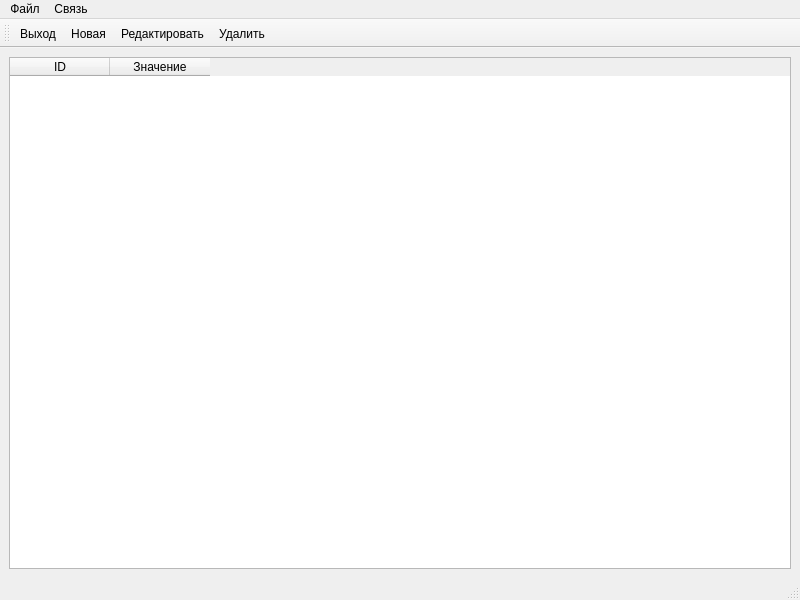
<?xml version="1.0" encoding="UTF-8"?>
<ui version="4.0">
 <class>Multilinks</class>
 <widget class="QMainWindow" name="Multilinks">
  <property name="geometry">
   <rect>
    <x>0</x>
    <y>0</y>
    <width>800</width>
    <height>600</height>
   </rect>
  </property>
  <property name="windowTitle">
   <string>MainWindow</string>
  </property>
  <widget class="QWidget" name="centralwidget">
   <layout class="QVBoxLayout" name="verticalLayout">
    <item>
     <widget class="QTableWidget" name="tableWidget">
      <column>
       <property name="text">
        <string>ID</string>
       </property>
      </column>
      <column>
       <property name="text">
        <string>Значение</string>
       </property>
      </column>
     </widget>
    </item>
   </layout>
  </widget>
  <widget class="QMenuBar" name="menubar">
   <property name="geometry">
    <rect>
     <x>0</x>
     <y>0</y>
     <width>800</width>
     <height>23</height>
    </rect>
   </property>
   <widget class="QMenu" name="menu">
    <property name="title">
     <string>Файл</string>
    </property>
    <addaction name="action_Exit"/>
   </widget>
   <widget class="QMenu" name="menu_2">
    <property name="title">
     <string>Связь</string>
    </property>
    <addaction name="action_AddLink"/>
    <addaction name="action_EditLink"/>
    <addaction name="action_DeleteLink"/>
   </widget>
   <addaction name="menu"/>
   <addaction name="menu_2"/>
  </widget>
  <widget class="QStatusBar" name="statusbar"/>
  <widget class="QToolBar" name="toolBar">
   <property name="windowTitle">
    <string>toolBar</string>
   </property>
   <attribute name="toolBarArea">
    <enum>TopToolBarArea</enum>
   </attribute>
   <attribute name="toolBarBreak">
    <bool>false</bool>
   </attribute>
   <addaction name="action_Exit"/>
   <addaction name="action_AddLink"/>
   <addaction name="action_EditLink"/>
   <addaction name="action_DeleteLink"/>
  </widget>
  <action name="action_Exit">
   <property name="icon">
    <iconset resource="../images/resources.qrc">
     <normaloff>:/PICS/exit.png</normaloff>:/PICS/exit.png</iconset>
   </property>
   <property name="text">
    <string>Выход</string>
   </property>
  </action>
  <action name="action_AddLink">
   <property name="icon">
    <iconset resource="../images/resources.qrc">
     <normaloff>:/PICS/edit_add.png</normaloff>:/PICS/edit_add.png</iconset>
   </property>
   <property name="text">
    <string>Новая</string>
   </property>
  </action>
  <action name="action_EditLink">
   <property name="icon">
    <iconset resource="../images/resources.qrc">
     <normaloff>:/PICS/edit.png</normaloff>:/PICS/edit.png</iconset>
   </property>
   <property name="text">
    <string>Редактировать</string>
   </property>
  </action>
  <action name="action_DeleteLink">
   <property name="icon">
    <iconset resource="../images/resources.qrc">
     <normaloff>:/PICS/trashcan_full.png</normaloff>:/PICS/trashcan_full.png</iconset>
   </property>
   <property name="text">
    <string>Удалить</string>
   </property>
  </action>
 </widget>
 <resources>
  <include location="../images/resources.qrc"/>
 </resources>
 <connections/>
</ui>
